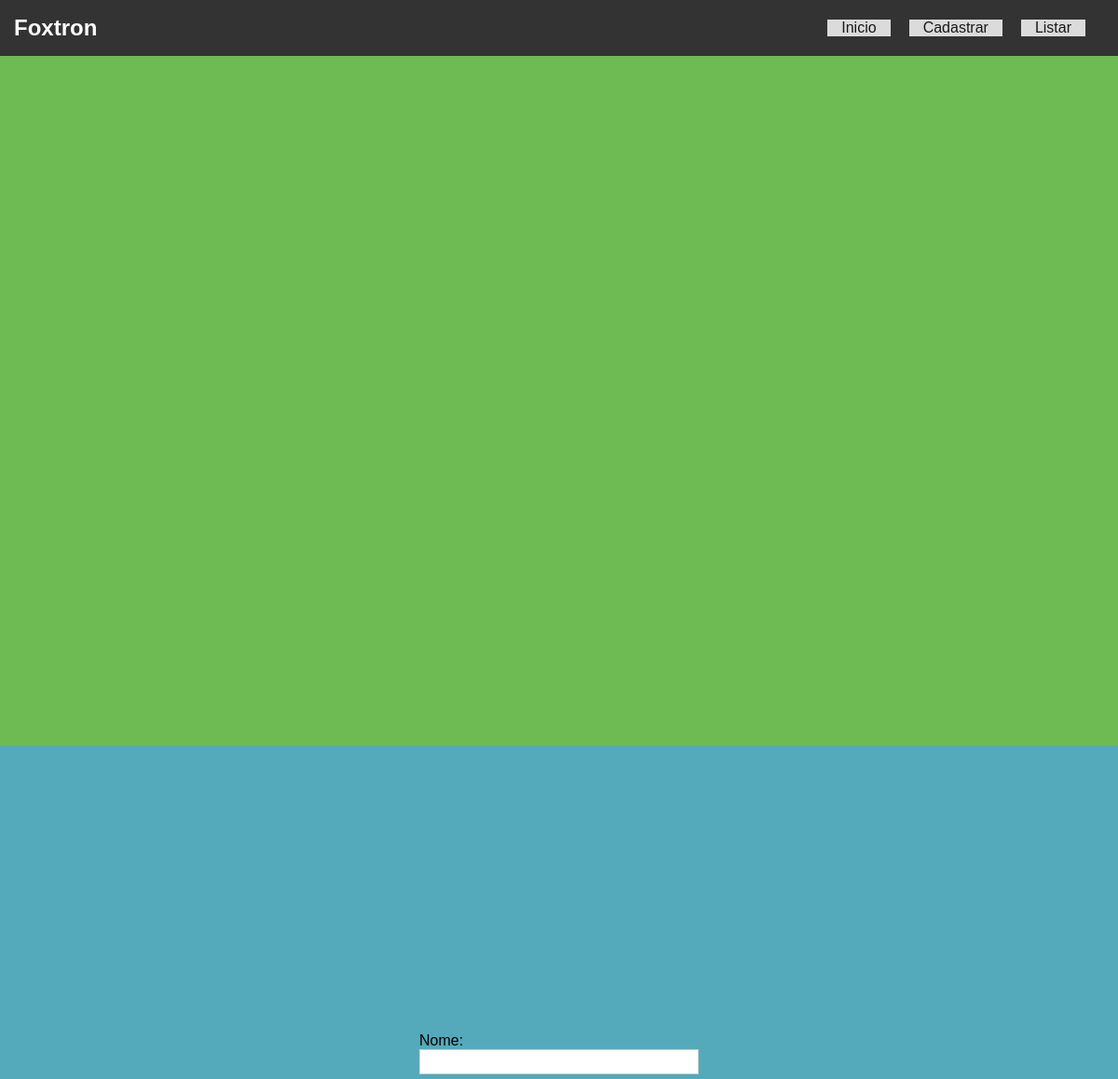
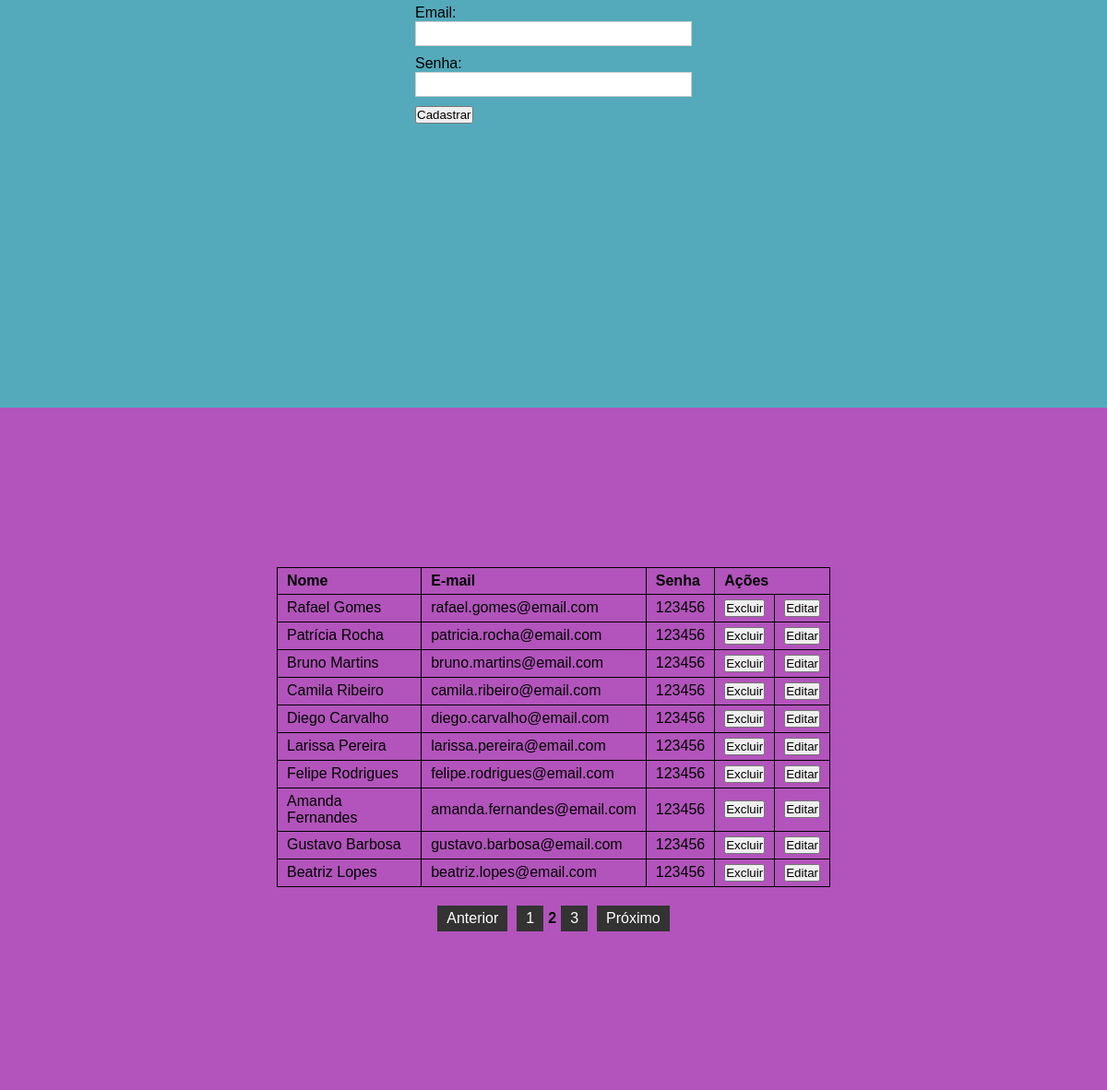
The page /?pagina=2 on the database its author committed (2 pictures, top to bottom).
### tables this page shows
CREATE TABLE `usuarios` (
  `id_usuario` int(11) NOT NULL,
  `nome_usuario` varchar(40) DEFAULT NULL,
  `email_usuario` varchar(40) DEFAULT NULL,
  `senha_usuario` varchar(255) NOT NULL
);

### index.php (the view, shortened to what this page needs)
<?php
include 'conexao.php';
?>
<!DOCTYPE html>
<html lang="pt-br">
<head>
    <link rel="stylesheet" href="style.css">
</head>
<body>
    <header>
        <h2>Foxtron</h2>
        <nav>
            <ul>
                <li><a href="#inicio">Inicio</a></li>
                <li><a href="#cadastrar">Cadastrar</a></li>
                <li><a href="#listar">Listar</a></li>
            </ul>
        </nav>
    </header>
    <section id="inicio">
    </section>
    <section id="cadastrar">
        <div class="formulario">
            <form action="cadastrar_usuario.php" method="post" class="formu">
                <label for="nome_usuario">Nome:</label>
                <input type="text" name="nome_usuario" id="nome_usuario">
                <label for="email_usuario">Email:</label>
                <input type="email" name="email_usuario" id="email_usuario">
                <label for="senha_usuario">Senha:</label>
                <input type="password" name="senha_usuario" id="senha_usuario">
                <button type="submit">Cadastrar</button>
            </form>
        </div>
    </section>
    <section id="listar">
        <div class="listar">
            <?php
            $limite = 10;
            $pagina = isset($_GET['pagina']) ? (int)$_GET['pagina'] : 1;
            $offset = ($pagina - 1) * $limite;
            $sql_total = "SELECT COUNT(*) as total FROM usuarios";
            $stmt_total = $conexao->prepare($sql_total);
            $stmt_total->execute();
            $total_registros = $stmt_total->fetchColumn();
            $total_paginas = ceil($total_registros / $limite);
            $sql_busca = "SELECT * FROM usuarios LIMIT :limite OFFSET :offset";
            $stmt_busca = $conexao->prepare($sql_busca);
            $stmt_busca->bindValue(':limite', $limite, PDO::PARAM_INT);
            $stmt_busca->bindValue(':offset', $offset, PDO::PARAM_INT);
            $stmt_busca->execute();
            ?>
            <table>
                <thead>
                    <th>Nome</th>
                    <th>E-mail</th>
                    <th>Senha</th>
                    <th colspan="2">Ações</th>
                </thead>
                <?php
                while ($usuarios = $stmt_busca->fetch(PDO::FETCH_ASSOC)) {
                    echo "<tbody>";
                    echo "<tr>";
                    echo "<td>{$usuarios['nome_usuario']}</td>";
                    echo "<td>{$usuarios['email_usuario']}</td>";
                    echo "<td>{$usuarios['senha_usuario']}</td>";
                    echo "<td>
                                        <form action = 'excluir_cadastro.php' method='get'>
                                        <input type='hidden' name='id_usuario' value='{$usuarios['id_usuario']}'>
                                        <button type='submit'>Excluir</button>
                                        </form>
                        </td>
                        <td>
                                        <form action = 'editar_cadastro.php' method='get'>
                                        <input type='hidden' name='id_usuario' value='{$usuarios['id_usuario']}'>
                                        <button type='submit'>Editar</button>
                                        </form>";
                    echo "</td>";
                    echo "</tr>";
                    echo "</tbody>";
                }
                ?>
            </table>
            <div class="paginacao">
                <?php if($pagina > 1): ?>
                    <a href="?pagina=<?= $pagina - 1 ?>#listar">Anterior</a>
                <?php endif; ?>
                <?php
                    for($i = 1; $i <= $total_paginas; $i++){
                        if($i == $pagina){
                            echo "<strong>$i</strong>";
                        }else{
                            echo "<a href='?pagina=$i#listar'>$i</a>";
                        }
                    }
                ?>
                <?php if($pagina < $total_paginas): ?>
                    <a href="?pagina=<?= $pagina + 1 ?>#listar">Próximo</a>
                <?php endif; ?>
            </div>
        </div>
    </section>
</body>
</html>

### style.css (style rules this page uses)
* { margin: 0; padding: 0; box-sizing: border-box; }
body { overflow: hidden; font-family: sans-serif; }
header { background-color: #333; color: #fff; padding: 15px; height: 60px; display: flex; justify-content: space-between; align-items: center; position: fixed; width: 100%; top: 0; }
ul { list-style: none; display: flex; }
li { margin-right: 20px; background-color: #dbdbdb; }
a { text-decoration: none; color: #181818; padding: 10px 15px; }
#inicio { background-color: #6ebb54; padding: 20px; height: 100vh }
#cadastrar { background-color: #54aabb; padding: 20px; height: 100vh; display: flex; justify-content: center; align-items: center; }
.formu { width: 300px; }
.formulario { width: 300px; display: flex; justify-content: center; align-items: center; }
input { width: 100%; padding: 5px; margin-bottom: 10px; border: 1px solid #ccc; }
#listar { background-color: #b254bb; padding: 20px; height: calc(100vh - 60px); display: flex; justify-content: center; align-items: center; }
table { width: 600px; border-collapse: collapse; }
table, th, td { border: 1px solid #000; padding: 5px 10px; text-align: left; }
table form { width: auto; }
.paginacao { display: flex; justify-content: center; margin-top: 20px; align-items: center; }
.paginacao a { display: inline-block; padding: 5px 10px; margin: 0 5px; background-color: #333; color: #fff; text-decoration: none; }

### rows shown on the page
usuarios: nome_usuario "Rafael Gomes", email_usuario "rafael.gomes@email.com", senha_usuario "123456"
usuarios: nome_usuario "Patrícia Rocha", email_usuario "patricia.rocha@email.com", senha_usuario "123456"
usuarios: nome_usuario "Bruno Martins", email_usuario "bruno.martins@email.com", senha_usuario "123456"
usuarios: nome_usuario "Camila Ribeiro", email_usuario "camila.ribeiro@email.com", senha_usuario "123456"
usuarios: nome_usuario "Diego Carvalho", email_usuario "diego.carvalho@email.com", senha_usuario "123456"
usuarios: nome_usuario "Larissa Pereira", email_usuario "larissa.pereira@email.com", senha_usuario "123456"
usuarios: nome_usuario "Felipe Rodrigues", email_usuario "felipe.rodrigues@email.com", senha_usuario "123456"
usuarios: nome_usuario "Amanda Fernandes", email_usuario "amanda.fernandes@email.com", senha_usuario "123456"
usuarios: nome_usuario "Gustavo Barbosa", email_usuario "gustavo.barbosa@email.com", senha_usuario "123456"
usuarios: nome_usuario "Beatriz Lopes", email_usuario "beatriz.lopes@email.com", senha_usuario "123456"
